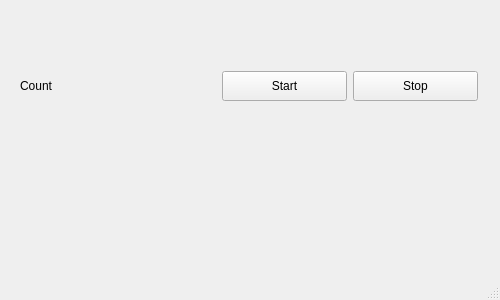
<?xml version="1.0" encoding="UTF-8"?>
<ui version="4.0">
 <class>MainWindow</class>
 <widget class="QMainWindow" name="MainWindow">
  <property name="geometry">
   <rect>
    <x>0</x>
    <y>0</y>
    <width>500</width>
    <height>300</height>
   </rect>
  </property>
  <property name="windowTitle">
   <string>MainWindow</string>
  </property>
  <widget class="QWidget" name="centralwidget">
   <widget class="QWidget" name="">
    <property name="geometry">
     <rect>
      <x>20</x>
      <y>70</y>
      <width>458</width>
      <height>32</height>
     </rect>
    </property>
    <layout class="QHBoxLayout" name="horizontalLayout">
     <item>
      <widget class="QLabel" name="count_label">
       <property name="minimumSize">
        <size>
         <width>100</width>
         <height>30</height>
        </size>
       </property>
       <property name="text">
        <string>Count</string>
       </property>
      </widget>
     </item>
     <item>
      <spacer name="horizontalSpacer">
       <property name="orientation">
        <enum>Qt::Horizontal</enum>
       </property>
       <property name="sizeHint" stdset="0">
        <size>
         <width>88</width>
         <height>20</height>
        </size>
       </property>
      </spacer>
     </item>
     <item>
      <widget class="QPushButton" name="start_button">
       <property name="minimumSize">
        <size>
         <width>125</width>
         <height>30</height>
        </size>
       </property>
       <property name="text">
        <string>Start</string>
       </property>
      </widget>
     </item>
     <item>
      <widget class="QPushButton" name="stop_button">
       <property name="minimumSize">
        <size>
         <width>125</width>
         <height>30</height>
        </size>
       </property>
       <property name="text">
        <string>Stop</string>
       </property>
      </widget>
     </item>
    </layout>
   </widget>
  </widget>
  <widget class="QMenuBar" name="menubar">
   <property name="geometry">
    <rect>
     <x>0</x>
     <y>0</y>
     <width>500</width>
     <height>22</height>
    </rect>
   </property>
  </widget>
  <widget class="QStatusBar" name="statusbar"/>
 </widget>
 <resources/>
 <connections/>
</ui>
